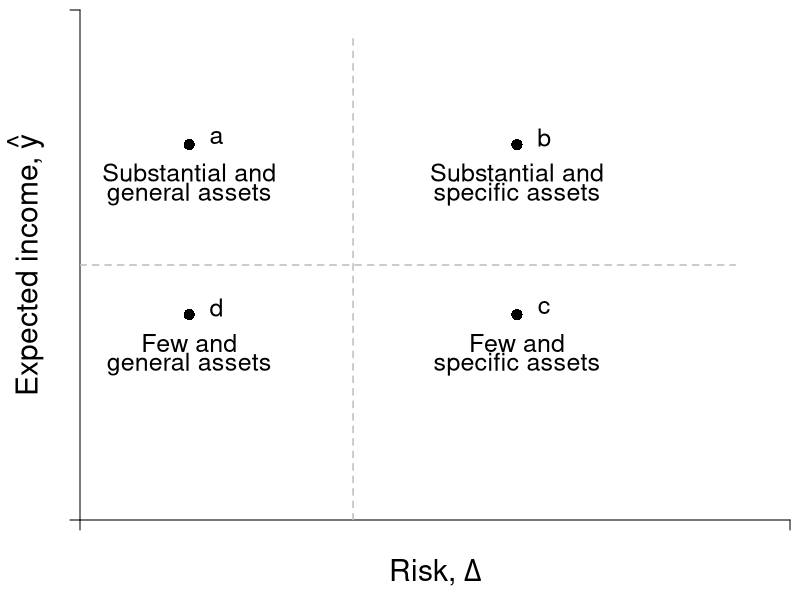

Generate this figure with R:
#Graph Designer: Simon Halliday & Scott Cohn
#Authors: Bowles, Foley and Halliday
#Title: Coordination, Conflict and Competition: A Text in Microeconomics

library(shape)
pdf(file = "risk/indiff_map_scale.pdf", width = 8, height = 8)


# Set parameters for graphics
axislabelsize <- 1.8
labelsize <- 1.5
namesize <- 1.8
annotatesize <- 1.5
graphlinewidth <- 2
segmentlinewidth <- 1.5

COL <- c("#7fc97f", "#beaed4", "#fdc086", "#ffff99", "#386cb0", "#f0027f", "#bf5b17", "#666666")
COLA <- c("#e0f3db", "#99d8c9","#66c2a4","#41ae76", "#238b45", "#005824")
COLB <- c("#c6dbef", "#4eb3d3", "#2b8cbe", "#0868ac","#084081")
COLC <- c("#fcfbfd", "#efedf5", "#dadaeb", "#bcbddc", "#9e9ac8", "#807dba", "#6a51a3", "#54278f", "#3f007d")
grays <- gray.colors(25, start = 1, end = 0)

#Edited the margins to cater for the larger LHS labels

par(mar =  c(4, 4, .5, .5))
xlims <- c(0, 13)
ylims <- c(0, 18)

#Indifference curves of a risk-averse homo economicus (2nd graph out of the two for 4.7)

indiffA <- function(x, ua = 2, slope = 1/12) {
  ua + slope*(x)^2
}


npts <- 501 
x <- seq(xlims[1], xlims[2], length.out = npts)
y <- seq(ylims[1], ylims[2], length.out = npts) 

plot(0, 0, xlim = xlims, ylim = ylims, type = "n",
     xlab = expression(paste("")),
     ylab = expression(paste("")), 
     xaxt = "n", 
     yaxt = "n", 
     cex.lab = axislabelsize, 
     bty = "n", 
     xaxs="i", 
     yaxs="i"
)

#x and y limits with plain axes without ticks/numbers to match previous graph

#ticksx <- seq(from = 0, to = xlims[2]+1, by = 4)
#xlabels <- seq(from = 0, to = xlims[2], by = 1)
ticksx <- c(xlims[1], xlims[2])
xlabels <- c(NA, NA)
#ticksy <- seq(from = 0, to = ylims[2]+1, by = 4)
#ylabels <- seq(from = 0, to = ylims[2], by = 1)
ticksy <- c(ylims[1], ylims[2])
ylabels <- c(NA, NA)

axis(1,at = ticksx,  pos = 0, labels = xlabels, cex.axis = labelsize)
axis(2,at = ticksy,  pos = 0, labels = ylabels, las = 1, cex.axis = labelsize)

npts <- 500 
xx1 <- seq(xlims[1], xlims[2], length.out = npts)
xx2 <- seq(0, xlims[2], length.out = npts)
xx3 <- seq(xlims[1], 0, length.out = npts)
xx4 <- seq(-11, 0, length.out = npts)

#Axis labels and draw linear utility function
mtext(expression(paste("Risk, ", Delta)), side=1, line = 2.5, cex = axislabelsize)
text(xlims[1] - 1, ylims[2] - 0.5*(ylims[2] - ylims[1]), expression(paste("Expected income, ", hat(y))), xpd = TRUE, cex = axislabelsize, srt = 90) 

# Asset Labels

text(2, 12.25, expression(paste("Substantial and")), xpd = TRUE, cex = labelsize)
text(2, 11.5, expression(paste("general assets")), xpd = TRUE, cex = labelsize)
points(2, 13.25, pch = 16, col = "black", cex = 1.5,xpd = TRUE)
text(2.5, 13.5, expression(paste("a")), xpd = TRUE, cex = labelsize)

text(8, 12.25, expression(paste("Substantial and")), xpd = TRUE, cex = labelsize)
text(8, 11.5, expression(paste("specific assets")), xpd = TRUE, cex = labelsize)
points(8, 13.25, pch = 16, col = "black", cex = 1.5,xpd = TRUE)
text(8.5, 13.5, expression(paste("b")), xpd = TRUE, cex = labelsize)

text(8, 6.25, expression(paste("Few and")), xpd = TRUE, cex = labelsize)
text(8, 5.5, expression(paste("specific assets")), xpd = TRUE, cex = labelsize)
# text(13, 10, expression(paste("Few and")), xpd = TRUE, cex = labelsize)
# text(13, 8.5, expression(paste("Specific Assets")), xpd = TRUE, cex = labelsize)
points(8, 7.25, pch = 16, col = "black", cex = 1.5,xpd = TRUE)
text(8.5, 7.5, expression(paste("c")), xpd = TRUE, cex = labelsize)

text(2, 6.25, expression(paste("Few and")), xpd = TRUE, cex = labelsize)
text(2, 5.5, expression(paste("general assets")), xpd = TRUE, cex = labelsize)
points(2, 7.25, pch = 16, col = "black", cex = 1.5,xpd = TRUE)
text(2.5, 7.5, expression(paste("d")), xpd = TRUE, cex = labelsize)


# Dashed lines
segments(5, 0, 5, ylims[2] - 1, lty = 2, col = "grey", lwd = segmentlinewidth)
segments(0, 9, xlims[2] - 1, 9, lty = 2, col = "grey", lwd = segmentlinewidth)



dev.off()
